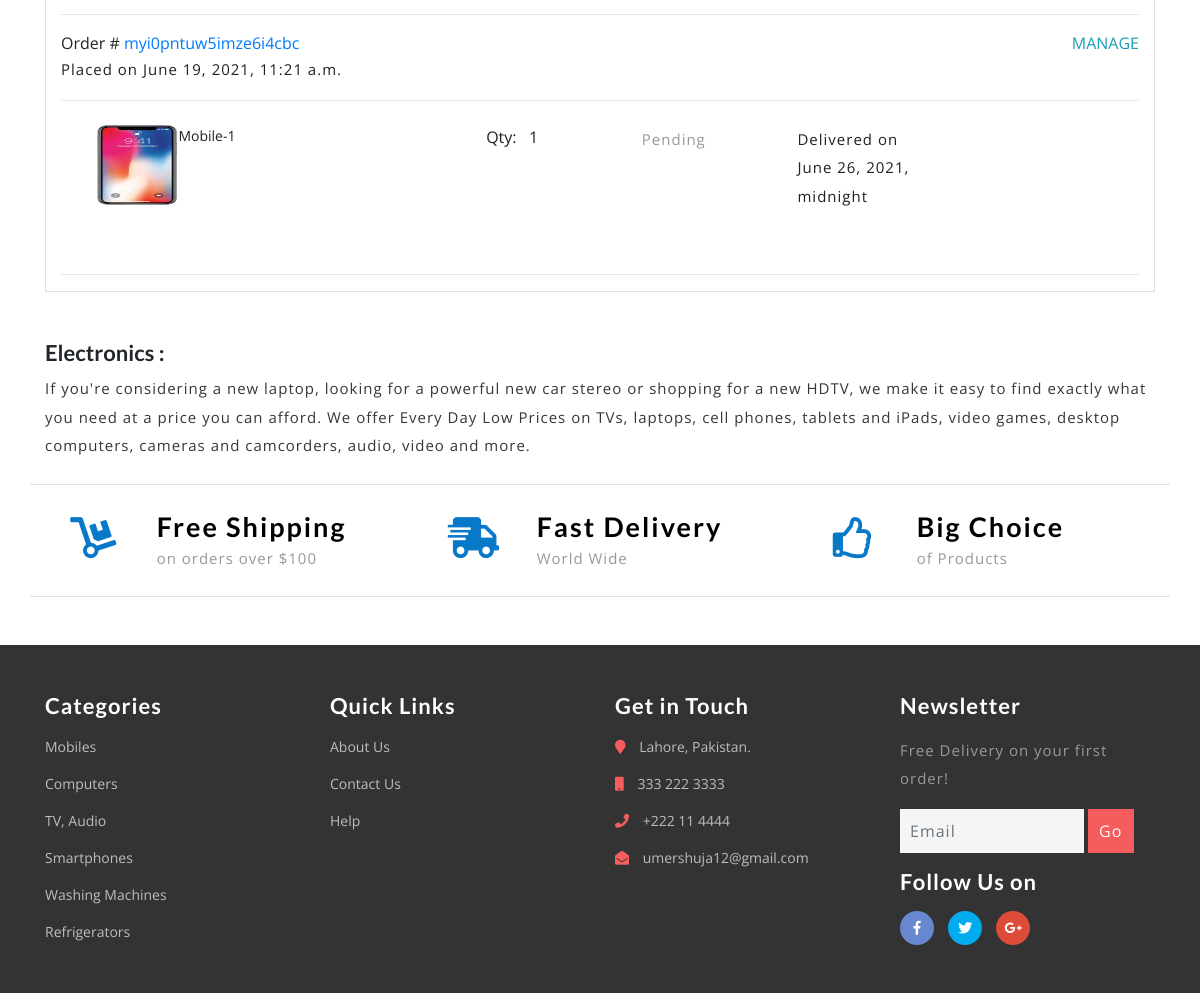
Before: /my-orders/ (signed in, middle part) with the older database file.
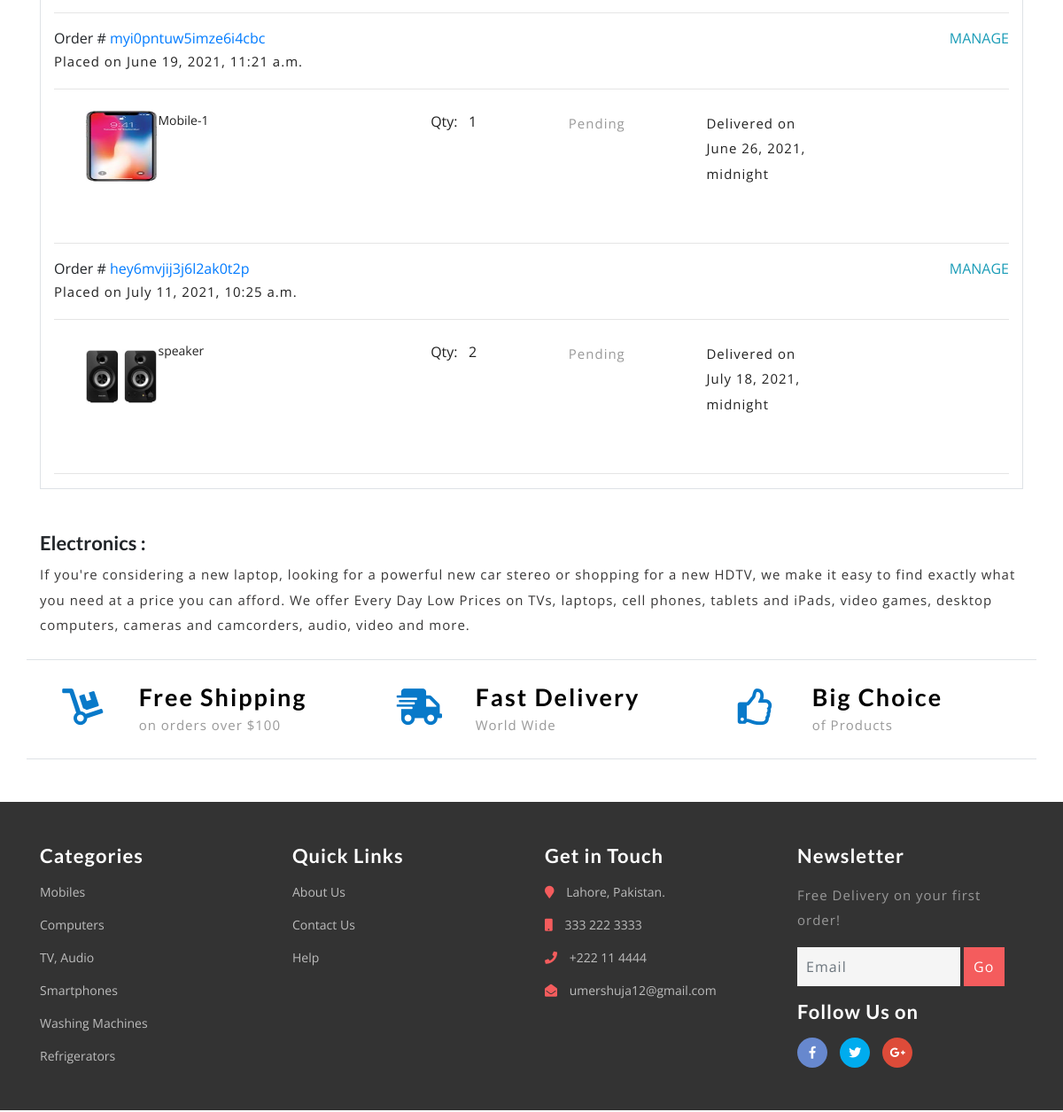
After: the same page with the newer database file.
### core/models.py (models this page shows, shortened)
class Order(models.Model):
    user = models.ForeignKey(settings.AUTH_USER_MODEL,
                            on_delete=models.CASCADE)
    ref_code = models.CharField(max_length=20, blank=True, null=True)
    items = models.ManyToManyField(OrderItem)
    item = models.ForeignKey(OrderItem, on_delete=models.CASCADE, related_name="OrderItem", blank="True", null="True")
    start_date = models.DateTimeField(auto_now_add=True)
    ordered_date = models.DateTimeField()
    ordered = models.BooleanField(default=False)
    billing_address= models.ForeignKey('Address', related_name="billing_address", on_delete = models.SET_NULL, blank=True, null=True)
    shipping_address= models.ForeignKey('Address', related_name="shipping_address", on_delete = models.SET_NULL, blank=True, null=True)
    payment = models.ForeignKey('Payment', on_delete = models.SET_NULL, blank=True, null=True)
    coupon = models.ForeignKey('Coupon', on_delete = models.SET_NULL, blank=True, null=True)
    being_delivered = models.BooleanField(default=False)
    received = models.BooleanField(default=False)
    refund_requested = models.BooleanField(default=False)
    refund_granted = models.BooleanField(default=False)
    '''

    1. Item added to the cart
    2. Addnig a billing address
    (Failed checkout)
    3. Payment
    (Preprocessing, processing, packaging etc.)
    4. Being delievred
    5. Received
    6. Refunds

    '''

class OrderItem(models.Model):
    user = models.ForeignKey(settings.AUTH_USER_MODEL,
                            on_delete=models.CASCADE)
    ordered = models.BooleanField(default=False)
    item = models.ForeignKey(Item, on_delete=models.CASCADE)
    quantity = models.IntegerField(default=1)

class Item(models.Model):
    title = models.CharField(max_length=100)
    price = models.FloatField()
    discount_price = models.FloatField(default=0)
    category = models.CharField(choices=CATEGORY_CHOICES, max_length=15)
    label = models.CharField(choices=LABEL_CHOICES, max_length=1,blank=True, null=True)
    is_published = models.BooleanField(default=True)
    stock = models.IntegerField(default=100)
    slug = models.SlugField()
    description = models.TextField()
    image = models.ImageField(upload_to='photos/%Y/%m/%d')
    image_1 = models.ImageField(upload_to='photos/%Y/%m/%d')
    image_2 = models.ImageField(upload_to='photos/%Y/%m/%d')

### core/views.py (the view)
# urls.py: path('my-orders/', MyOrderView, name='my-orders'),
def MyOrderView(request):
    if request.method == "GET":
        order = Order.objects.filter(user=request.user, ordered="True")
        context = {
            'object': order,
        }
        return render(request, 'listings/orders.html', context)

### core/templatetags/cart_template_tags.py (called while the page is built)
@register.filter
def cart_item_count(user):
    if user.is_authenticated:
        qs = Order.objects.filter(user=user, ordered = False)
        if qs.exists():
            return qs[0].items.count()
    return 0

### templates/listings/orders.html (shortened to what this page needs)
{% extends 'base.html' %}
{% block content %}
<div class="container">
<div class="mt-4 border lzd-playground-right">
        <div id="container" class="container">
        	<div>
        	<div class="order-list">
        		<div class="orders">
                    {% if object %}
                    {% for order in object %}
        			<div class="order">
        				<div class="order-info">
        					<div class="float-left">
        						<div class="info-order-left-text">Order #
        							<a href="#" class="link">
                                        {{order.ref_code}}
                                </a>
        						</div>
        						<p class="text info desc">Placed on {{order.start_date}}</p>
        					</div>
        					<a href="{% url 'core:write-reviews' order.ref_code %}" class="float-right link manage" style="color: rgb(26, 156, 183);">MANAGE</a>
        				</div>
 						<hr>
        				<div class="order-item">
        					<div class="row">
        					<div class="col-md-1 item-pic" data-spm="detail_image">
        						<a href="#">
        							<img src="{{order.item.item.image.url}}">
        						</a>
        					</div>
        					<div class="col-md-4 item-main item-main-mini">
	        						<div class="text title item-title" data-spm="details_title">&nbsp;{{order.item.item.title}}</div>
        					</div>
        					<div class="col-md-2 item-quantity">
	        					<span>
	        						<span class="text desc info multiply">Qty:</span>
	        						<span class="text">&nbsp; {{order.item.quantity}}</span>
	        					</span>
        					</div>
	        				<div class="col-md-2 item-status item-capsule">
	        					<p class="capsule">
                                    {% if order.being_delivered == True %}
                                        Delivered
                                    {% else %}
                                        Pending
                                    {% endif %}
                                </p>
	        				</div>
	        				<div class="col-md-2 item-info">
	        					<p class="text delivery-success">Delivered on {{order.ordered_date}}</p>
	        				</div>
        			</div>
        			</div>
        		</div>
        		<hr>
                {% endfor %}
                {% else %}
                <p>No order to show.</p>
                {% endif %}
        	</div>
        </div>
    </div>
</div>
    </div>
</div>
{% endblock %}

Changed rows visible on the page:
added Order: ref_code "hey6mvjij3j6l2ak0t2p", start_date "July 11, 2021, 10:25 a.m.", item.item.image (picture), item.item "speaker", item.quantity "2", being_delivered "Pending", ordered_date "July 18, 2021, midnight"
